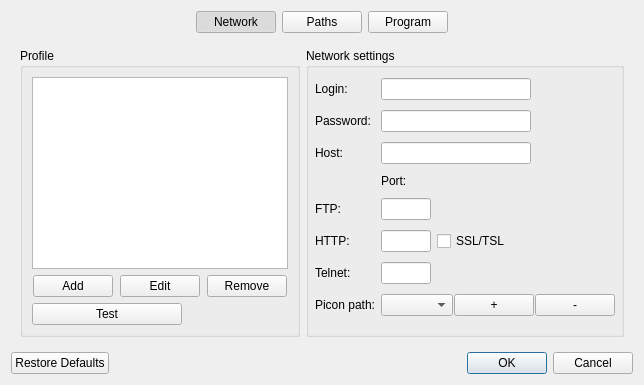
<?xml version="1.0" encoding="UTF-8"?>
<ui version="4.0">
 <class>SettingsDialog</class>
 <widget class="QDialog" name="SettingsDialog">
  <property name="windowModality">
   <enum>Qt::ApplicationModal</enum>
  </property>
  <property name="geometry">
   <rect>
    <x>0</x>
    <y>0</y>
    <width>700</width>
    <height>450</height>
   </rect>
  </property>
  <property name="minimumSize">
   <size>
    <width>675</width>
    <height>0</height>
   </size>
  </property>
  <property name="windowTitle">
   <string>Settings</string>
  </property>
  <layout class="QGridLayout" name="gridLayout">
   <property name="sizeConstraint">
    <enum>QLayout::SetFixedSize</enum>
   </property>
   <item row="0" column="0">
    <layout class="QVBoxLayout" name="main_layout">
     <property name="sizeConstraint">
      <enum>QLayout::SetDefaultConstraint</enum>
     </property>
     <item>
      <layout class="QHBoxLayout" name="header_layout">
       <item>
        <spacer name="left_spacer">
         <property name="orientation">
          <enum>Qt::Horizontal</enum>
         </property>
         <property name="sizeHint" stdset="0">
          <size>
           <width>40</width>
           <height>20</height>
          </size>
         </property>
        </spacer>
       </item>
       <item>
        <widget class="QPushButton" name="network_tool_button">
         <property name="sizePolicy">
          <sizepolicy hsizetype="Fixed" vsizetype="Fixed">
           <horstretch>0</horstretch>
           <verstretch>0</verstretch>
          </sizepolicy>
         </property>
         <property name="minimumSize">
          <size>
           <width>75</width>
           <height>0</height>
          </size>
         </property>
         <property name="focusPolicy">
          <enum>Qt::NoFocus</enum>
         </property>
         <property name="text">
          <string>Network</string>
         </property>
         <property name="checkable">
          <bool>true</bool>
         </property>
         <property name="checked">
          <bool>true</bool>
         </property>
         <property name="autoExclusive">
          <bool>true</bool>
         </property>
        </widget>
       </item>
       <item>
        <widget class="QPushButton" name="paths_tool_button">
         <property name="minimumSize">
          <size>
           <width>75</width>
           <height>0</height>
          </size>
         </property>
         <property name="focusPolicy">
          <enum>Qt::NoFocus</enum>
         </property>
         <property name="text">
          <string>Paths</string>
         </property>
         <property name="checkable">
          <bool>true</bool>
         </property>
         <property name="checked">
          <bool>false</bool>
         </property>
         <property name="autoExclusive">
          <bool>true</bool>
         </property>
        </widget>
       </item>
       <item>
        <widget class="QPushButton" name="program_tool_button">
         <property name="minimumSize">
          <size>
           <width>75</width>
           <height>0</height>
          </size>
         </property>
         <property name="focusPolicy">
          <enum>Qt::NoFocus</enum>
         </property>
         <property name="text">
          <string>Program</string>
         </property>
         <property name="checkable">
          <bool>true</bool>
         </property>
         <property name="autoExclusive">
          <bool>true</bool>
         </property>
        </widget>
       </item>
       <item>
        <spacer name="right_spacer">
         <property name="orientation">
          <enum>Qt::Horizontal</enum>
         </property>
         <property name="sizeHint" stdset="0">
          <size>
           <width>40</width>
           <height>20</height>
          </size>
         </property>
        </spacer>
       </item>
      </layout>
     </item>
     <item>
      <widget class="QStackedWidget" name="stacked_widget">
       <property name="frameShape">
        <enum>QFrame::NoFrame</enum>
       </property>
       <property name="currentIndex">
        <number>0</number>
       </property>
       <widget class="QWidget" name="network_page">
        <layout class="QGridLayout" name="gridLayout_2">
         <item row="0" column="0">
          <widget class="QGroupBox" name="profile_group_box">
           <property name="title">
            <string>Profile</string>
           </property>
           <layout class="QVBoxLayout" name="verticalLayout_2">
            <item>
             <widget class="QListView" name="profile_view">
              <property name="sizePolicy">
               <sizepolicy hsizetype="Fixed" vsizetype="Fixed">
                <horstretch>0</horstretch>
                <verstretch>0</verstretch>
               </sizepolicy>
              </property>
             </widget>
            </item>
            <item>
             <layout class="QHBoxLayout" name="profile_buttons_layout">
              <item>
               <widget class="QPushButton" name="profile_add_button">
                <property name="sizePolicy">
                 <sizepolicy hsizetype="Fixed" vsizetype="Fixed">
                  <horstretch>0</horstretch>
                  <verstretch>0</verstretch>
                 </sizepolicy>
                </property>
                <property name="text">
                 <string>Add</string>
                </property>
                <property name="icon">
                 <iconset theme="list-add">
                  <normaloff>.</normaloff>.</iconset>
                </property>
                <property name="iconSize">
                 <size>
                  <width>16</width>
                  <height>16</height>
                 </size>
                </property>
                <property name="shortcut">
                 <string>Ins</string>
                </property>
               </widget>
              </item>
              <item>
               <widget class="QPushButton" name="profile_edit_button">
                <property name="sizePolicy">
                 <sizepolicy hsizetype="Fixed" vsizetype="Fixed">
                  <horstretch>0</horstretch>
                  <verstretch>0</verstretch>
                 </sizepolicy>
                </property>
                <property name="text">
                 <string>Edit</string>
                </property>
                <property name="icon">
                 <iconset theme="document-edit">
                  <normaloff>.</normaloff>.</iconset>
                </property>
                <property name="iconSize">
                 <size>
                  <width>16</width>
                  <height>16</height>
                 </size>
                </property>
               </widget>
              </item>
              <item>
               <widget class="QPushButton" name="profile_remove_button">
                <property name="sizePolicy">
                 <sizepolicy hsizetype="Fixed" vsizetype="Fixed">
                  <horstretch>0</horstretch>
                  <verstretch>0</verstretch>
                 </sizepolicy>
                </property>
                <property name="text">
                 <string>Remove</string>
                </property>
                <property name="icon">
                 <iconset theme="list-remove">
                  <normaloff>.</normaloff>.</iconset>
                </property>
                <property name="iconSize">
                 <size>
                  <width>16</width>
                  <height>16</height>
                 </size>
                </property>
                <property name="shortcut">
                 <string>Del</string>
                </property>
               </widget>
              </item>
             </layout>
            </item>
            <item>
             <widget class="QPushButton" name="test_button">
              <property name="maximumSize">
               <size>
                <width>150</width>
                <height>16777215</height>
               </size>
              </property>
              <property name="text">
               <string>Test</string>
              </property>
             </widget>
            </item>
           </layout>
          </widget>
         </item>
         <item row="0" column="1">
          <widget class="QGroupBox" name="network_group_box">
           <property name="title">
            <string>Network settings</string>
           </property>
           <layout class="QGridLayout" name="network_settings_grid">
            <property name="leftMargin">
             <number>6</number>
            </property>
            <property name="topMargin">
             <number>6</number>
            </property>
            <property name="rightMargin">
             <number>6</number>
            </property>
            <property name="bottomMargin">
             <number>6</number>
            </property>
            <item row="3" column="1">
             <widget class="QLabel" name="port_label">
              <property name="sizePolicy">
               <sizepolicy hsizetype="Fixed" vsizetype="Fixed">
                <horstretch>0</horstretch>
                <verstretch>0</verstretch>
               </sizepolicy>
              </property>
              <property name="text">
               <string>Port:</string>
              </property>
             </widget>
            </item>
            <item row="4" column="1">
             <widget class="QLineEdit" name="ftp_port_edit">
              <property name="sizePolicy">
               <sizepolicy hsizetype="Fixed" vsizetype="Fixed">
                <horstretch>0</horstretch>
                <verstretch>0</verstretch>
               </sizepolicy>
              </property>
              <property name="maximumSize">
               <size>
                <width>50</width>
                <height>16777215</height>
               </size>
              </property>
              <property name="alignment">
               <set>Qt::AlignRight|Qt::AlignTrailing|Qt::AlignVCenter</set>
              </property>
             </widget>
            </item>
            <item row="5" column="0">
             <widget class="QLabel" name="http_label">
              <property name="sizePolicy">
               <sizepolicy hsizetype="Preferred" vsizetype="Fixed">
                <horstretch>0</horstretch>
                <verstretch>0</verstretch>
               </sizepolicy>
              </property>
              <property name="text">
               <string>HTTP:</string>
              </property>
             </widget>
            </item>
            <item row="1" column="1">
             <widget class="QLineEdit" name="password_edit">
              <property name="maximumSize">
               <size>
                <width>150</width>
                <height>16777215</height>
               </size>
              </property>
              <property name="echoMode">
               <enum>QLineEdit::Password</enum>
              </property>
             </widget>
            </item>
            <item row="7" column="1">
             <layout class="QHBoxLayout" name="picn_path_layout">
              <property name="spacing">
               <number>1</number>
              </property>
              <item>
               <widget class="QComboBox" name="picon_path_box">
                <property name="sizePolicy">
                 <sizepolicy hsizetype="Preferred" vsizetype="Preferred">
                  <horstretch>0</horstretch>
                  <verstretch>0</verstretch>
                 </sizepolicy>
                </property>
                <property name="maximumSize">
                 <size>
                  <width>150</width>
                  <height>16777215</height>
                 </size>
                </property>
               </widget>
              </item>
              <item>
               <widget class="QPushButton" name="add_picon_path_button">
                <property name="sizePolicy">
                 <sizepolicy hsizetype="Preferred" vsizetype="Fixed">
                  <horstretch>0</horstretch>
                  <verstretch>0</verstretch>
                 </sizepolicy>
                </property>
                <property name="minimumSize">
                 <size>
                  <width>32</width>
                  <height>0</height>
                 </size>
                </property>
                <property name="text">
                 <string>+</string>
                </property>
                <property name="icon">
                 <iconset theme="list-add">
                  <normaloff>.</normaloff>.</iconset>
                </property>
                <property name="iconSize">
                 <size>
                  <width>16</width>
                  <height>16</height>
                 </size>
                </property>
               </widget>
              </item>
              <item>
               <widget class="QPushButton" name="remove_picon_path_button">
                <property name="sizePolicy">
                 <sizepolicy hsizetype="Preferred" vsizetype="Fixed">
                  <horstretch>0</horstretch>
                  <verstretch>0</verstretch>
                 </sizepolicy>
                </property>
                <property name="minimumSize">
                 <size>
                  <width>32</width>
                  <height>0</height>
                 </size>
                </property>
                <property name="text">
                 <string>-</string>
                </property>
                <property name="icon">
                 <iconset theme="list-remove">
                  <normaloff>.</normaloff>.</iconset>
                </property>
                <property name="iconSize">
                 <size>
                  <width>16</width>
                  <height>16</height>
                 </size>
                </property>
               </widget>
              </item>
             </layout>
            </item>
            <item row="1" column="0">
             <widget class="QLabel" name="password_label">
              <property name="text">
               <string>Password:</string>
              </property>
             </widget>
            </item>
            <item row="0" column="1">
             <widget class="QLineEdit" name="login_edit">
              <property name="maximumSize">
               <size>
                <width>150</width>
                <height>16777215</height>
               </size>
              </property>
             </widget>
            </item>
            <item row="4" column="0">
             <widget class="QLabel" name="ftp_label">
              <property name="text">
               <string>FTP:</string>
              </property>
             </widget>
            </item>
            <item row="6" column="1">
             <widget class="QLineEdit" name="telnet_port_edit">
              <property name="sizePolicy">
               <sizepolicy hsizetype="Fixed" vsizetype="Fixed">
                <horstretch>0</horstretch>
                <verstretch>0</verstretch>
               </sizepolicy>
              </property>
              <property name="maximumSize">
               <size>
                <width>50</width>
                <height>16777215</height>
               </size>
              </property>
              <property name="alignment">
               <set>Qt::AlignRight|Qt::AlignTrailing|Qt::AlignVCenter</set>
              </property>
             </widget>
            </item>
            <item row="5" column="1">
             <layout class="QHBoxLayout" name="http_port_layout">
              <property name="sizeConstraint">
               <enum>QLayout::SetDefaultConstraint</enum>
              </property>
              <item>
               <widget class="QLineEdit" name="http_port_edit">
                <property name="sizePolicy">
                 <sizepolicy hsizetype="Fixed" vsizetype="Fixed">
                  <horstretch>0</horstretch>
                  <verstretch>0</verstretch>
                 </sizepolicy>
                </property>
                <property name="minimumSize">
                 <size>
                  <width>50</width>
                  <height>0</height>
                 </size>
                </property>
                <property name="maximumSize">
                 <size>
                  <width>50</width>
                  <height>16777215</height>
                 </size>
                </property>
                <property name="alignment">
                 <set>Qt::AlignRight|Qt::AlignTrailing|Qt::AlignVCenter</set>
                </property>
               </widget>
              </item>
              <item>
               <widget class="QCheckBox" name="http_ssl_check_box">
                <property name="sizePolicy">
                 <sizepolicy hsizetype="Preferred" vsizetype="Fixed">
                  <horstretch>0</horstretch>
                  <verstretch>0</verstretch>
                 </sizepolicy>
                </property>
                <property name="text">
                 <string>SSL/TSL</string>
                </property>
               </widget>
              </item>
             </layout>
            </item>
            <item row="6" column="0">
             <widget class="QLabel" name="telnet_label">
              <property name="text">
               <string>Telnet:</string>
              </property>
             </widget>
            </item>
            <item row="2" column="0">
             <widget class="QLabel" name="host_label">
              <property name="text">
               <string>Host:</string>
              </property>
             </widget>
            </item>
            <item row="7" column="0">
             <widget class="QLabel" name="profile_picn_path_label">
              <property name="sizePolicy">
               <sizepolicy hsizetype="Preferred" vsizetype="Fixed">
                <horstretch>0</horstretch>
                <verstretch>0</verstretch>
               </sizepolicy>
              </property>
              <property name="text">
               <string>Picon path:</string>
              </property>
             </widget>
            </item>
            <item row="0" column="0">
             <widget class="QLabel" name="login_label">
              <property name="text">
               <string>Login:</string>
              </property>
             </widget>
            </item>
            <item row="2" column="1">
             <widget class="QLineEdit" name="host_edit">
              <property name="maximumSize">
               <size>
                <width>150</width>
                <height>16777215</height>
               </size>
              </property>
             </widget>
            </item>
           </layout>
          </widget>
         </item>
        </layout>
       </widget>
       <widget class="QWidget" name="paths_page">
        <layout class="QGridLayout" name="gridLayout_3">
         <item row="0" column="1">
          <widget class="QGroupBox" name="local_file_paths_box">
           <property name="sizePolicy">
            <sizepolicy hsizetype="Fixed" vsizetype="Preferred">
             <horstretch>0</horstretch>
             <verstretch>0</verstretch>
            </sizepolicy>
           </property>
           <property name="minimumSize">
            <size>
             <width>460</width>
             <height>0</height>
            </size>
           </property>
           <property name="baseSize">
            <size>
             <width>0</width>
             <height>0</height>
            </size>
           </property>
           <property name="title">
            <string>Local file paths</string>
           </property>
           <layout class="QFormLayout" name="paths_layout">
            <item row="0" column="0">
             <widget class="QLabel" name="data_path_label">
              <property name="text">
               <string>Data path:</string>
              </property>
             </widget>
            </item>
            <item row="6" column="0">
             <widget class="QLabel" name="backup_path_label">
              <property name="text">
               <string>Backup path:</string>
              </property>
             </widget>
            </item>
            <item row="0" column="1">
             <layout class="QHBoxLayout" name="data_path_layout">
              <property name="spacing">
               <number>2</number>
              </property>
              <item>
               <widget class="QLineEdit" name="data_path_edit">
                <property name="minimumSize">
                 <size>
                  <width>250</width>
                  <height>0</height>
                 </size>
                </property>
                <property name="text">
                 <string notr="true"/>
                </property>
                <property name="readOnly">
                 <bool>true</bool>
                </property>
               </widget>
              </item>
              <item>
               <widget class="QPushButton" name="browse_data_path_button">
                <property name="text">
                 <string>Choose...</string>
                </property>
                <property name="icon">
                 <iconset theme="folder-open">
                  <normaloff>.</normaloff>.</iconset>
                </property>
                <property name="iconSize">
                 <size>
                  <width>16</width>
                  <height>16</height>
                 </size>
                </property>
               </widget>
              </item>
             </layout>
            </item>
            <item row="6" column="1">
             <layout class="QHBoxLayout" name="backup_path_layout">
              <property name="spacing">
               <number>2</number>
              </property>
              <item>
               <widget class="QLineEdit" name="backup_path_edit">
                <property name="minimumSize">
                 <size>
                  <width>250</width>
                  <height>0</height>
                 </size>
                </property>
                <property name="readOnly">
                 <bool>true</bool>
                </property>
               </widget>
              </item>
              <item>
               <widget class="QPushButton" name="browse_backup_path_button">
                <property name="text">
                 <string>Choose...</string>
                </property>
                <property name="icon">
                 <iconset theme="folder-open">
                  <normaloff>.</normaloff>.</iconset>
                </property>
                <property name="iconSize">
                 <size>
                  <width>16</width>
                  <height>16</height>
                 </size>
                </property>
               </widget>
              </item>
             </layout>
            </item>
            <item row="3" column="0">
             <widget class="QLabel" name="picon_path_label">
              <property name="text">
               <string>Picons path:</string>
              </property>
             </widget>
            </item>
            <item row="3" column="1">
             <layout class="QHBoxLayout" name="picon_path_layout">
              <property name="spacing">
               <number>2</number>
              </property>
              <item>
               <widget class="QLineEdit" name="picon_path_edit">
                <property name="minimumSize">
                 <size>
                  <width>250</width>
                  <height>0</height>
                 </size>
                </property>
                <property name="readOnly">
                 <bool>true</bool>
                </property>
               </widget>
              </item>
              <item>
               <widget class="QPushButton" name="browse_picon_path_button">
                <property name="text">
                 <string>Choose...</string>
                </property>
                <property name="icon">
                 <iconset theme="folder-open">
                  <normaloff>.</normaloff>.</iconset>
                </property>
                <property name="iconSize">
                 <size>
                  <width>16</width>
                  <height>16</height>
                 </size>
                </property>
               </widget>
              </item>
             </layout>
            </item>
           </layout>
          </widget>
         </item>
        </layout>
       </widget>
       <widget class="QWidget" name="program_page">
        <layout class="QGridLayout" name="gridLayout_4">
         <item row="2" column="0">
          <widget class="QGroupBox" name="program_streams_box">
           <property name="sizePolicy">
            <sizepolicy hsizetype="Fixed" vsizetype="Preferred">
             <horstretch>0</horstretch>
             <verstretch>0</verstretch>
            </sizepolicy>
           </property>
           <property name="minimumSize">
            <size>
             <width>460</width>
             <height>0</height>
            </size>
           </property>
           <property name="title">
            <string>Streams</string>
           </property>
           <layout class="QFormLayout" name="streams_layout">
            <property name="leftMargin">
             <number>9</number>
            </property>
            <property name="topMargin">
             <number>9</number>
            </property>
            <property name="rightMargin">
             <number>9</number>
            </property>
            <property name="bottomMargin">
             <number>9</number>
            </property>
            <item row="0" column="0">
             <widget class="QLabel" name="streams_double_click_label">
              <property name="text">
               <string>Double click on the service in the bouquet list:</string>
              </property>
             </widget>
            </item>
            <item row="1" column="0">
             <widget class="QLabel" name="stream_lib_label">
              <property name="text">
               <string>Use to play streams:</string>
              </property>
             </widget>
            </item>
            <item row="1" column="1">
             <layout class="QHBoxLayout" name="stream_lib_layout">
              <item>
               <spacer name="horizontalSpacer_2">
                <property name="orientation">
                 <enum>Qt::Horizontal</enum>
                </property>
                <property name="sizeHint" stdset="0">
                 <size>
                  <width>40</width>
                  <height>20</height>
                 </size>
                </property>
               </spacer>
              </item>
              <item>
               <widget class="QComboBox" name="stream_lib_combo_box">
                <property name="sizePolicy">
                 <sizepolicy hsizetype="Fixed" vsizetype="Preferred">
                  <horstretch>0</horstretch>
                  <verstretch>0</verstretch>
                 </sizepolicy>
                </property>
                <property name="minimumSize">
                 <size>
                  <width>120</width>
                  <height>0</height>
                 </size>
                </property>
               </widget>
              </item>
             </layout>
            </item>
            <item row="0" column="1">
             <layout class="QHBoxLayout" name="play_streams_layout_2">
              <item>
               <spacer name="horizontalSpacer">
                <property name="orientation">
                 <enum>Qt::Horizontal</enum>
                </property>
                <property name="sizeHint" stdset="0">
                 <size>
                  <width>40</width>
                  <height>20</height>
                 </size>
                </property>
               </spacer>
              </item>
              <item>
               <widget class="QComboBox" name="play_streams_mode_combo_box">
                <property name="sizePolicy">
                 <sizepolicy hsizetype="Fixed" vsizetype="Preferred">
                  <horstretch>0</horstretch>
                  <verstretch>0</verstretch>
                 </sizepolicy>
                </property>
                <property name="minimumSize">
                 <size>
                  <width>120</width>
                  <height>0</height>
                 </size>
                </property>
               </widget>
              </item>
             </layout>
            </item>
           </layout>
          </widget>
         </item>
         <item row="1" column="0">
          <widget class="QGroupBox" name="program_backup_box">
           <property name="title">
            <string>Backups</string>
           </property>
           <layout class="QFormLayout" name="backups_layout">
            <property name="leftMargin">
             <number>9</number>
            </property>
            <property name="topMargin">
             <number>9</number>
            </property>
            <property name="rightMargin">
             <number>9</number>
            </property>
            <property name="bottomMargin">
             <number>9</number>
            </property>
            <item row="0" column="0">
             <widget class="QLabel" name="backup_before_saving_label">
              <property name="text">
               <string>Before saving</string>
              </property>
             </widget>
            </item>
            <item row="1" column="0">
             <widget class="QLabel" name="backup_before_download_label">
              <property name="text">
               <string>Before downloading from the receiver</string>
              </property>
             </widget>
            </item>
            <item row="0" column="1">
             <widget class="QCheckBox" name="backup_befor_save_check_box">
              <property name="layoutDirection">
               <enum>Qt::RightToLeft</enum>
              </property>
              <property name="text">
               <string notr="true"/>
              </property>
              <property name="shortcut">
               <string notr="true"/>
              </property>
             </widget>
            </item>
            <item row="1" column="1">
             <widget class="QCheckBox" name="backup_befor_download_check_box">
              <property name="layoutDirection">
               <enum>Qt::RightToLeft</enum>
              </property>
              <property name="text">
               <string notr="true"/>
              </property>
              <property name="shortcut">
               <string notr="true"/>
              </property>
             </widget>
            </item>
           </layout>
          </widget>
         </item>
         <item row="0" column="0">
          <widget class="QGroupBox" name="program_lists_box">
           <property name="title">
            <string>Lists </string>
           </property>
           <layout class="QFormLayout" name="lists_layout">
            <property name="leftMargin">
             <number>9</number>
            </property>
            <property name="topMargin">
             <number>9</number>
            </property>
            <property name="rightMargin">
             <number>9</number>
            </property>
            <property name="bottomMargin">
             <number>0</number>
            </property>
            <item row="0" column="1">
             <widget class="QCheckBox" name="load_last_config_check_box">
              <property name="layoutDirection">
               <enum>Qt::RightToLeft</enum>
              </property>
              <property name="text">
               <string notr="true"/>
              </property>
              <property name="shortcut">
               <string notr="true"/>
              </property>
             </widget>
            </item>
            <item row="0" column="0">
             <widget class="QLabel" name="load_last_config_label">
              <property name="text">
               <string>Load the last open configuration at program startup</string>
              </property>
             </widget>
            </item>
            <item row="2" column="1">
             <widget class="QCheckBox" name="show_fav_hints_check_box">
              <property name="layoutDirection">
               <enum>Qt::RightToLeft</enum>
              </property>
              <property name="text">
               <string notr="true"/>
              </property>
              <property name="shortcut">
               <string notr="true"/>
              </property>
             </widget>
            </item>
            <item row="2" column="0">
             <widget class="QLabel" name="fav_hints_label">
              <property name="text">
               <string>Show detailed info as hints in the favorites list</string>
              </property>
             </widget>
            </item>
            <item row="1" column="0">
             <widget class="QLabel" name="services_hints_label">
              <property name="text">
               <string>Show short info as hints in the main services list</string>
              </property>
             </widget>
            </item>
            <item row="1" column="1">
             <widget class="QCheckBox" name="show_services_hints_check_box">
              <property name="layoutDirection">
               <enum>Qt::RightToLeft</enum>
              </property>
              <property name="text">
               <string notr="true"/>
              </property>
              <property name="shortcut">
               <string notr="true"/>
              </property>
             </widget>
            </item>
           </layout>
          </widget>
         </item>
        </layout>
       </widget>
      </widget>
     </item>
    </layout>
   </item>
   <item row="1" column="0">
    <widget class="QDialogButtonBox" name="action_button_box">
     <property name="orientation">
      <enum>Qt::Horizontal</enum>
     </property>
     <property name="standardButtons">
      <set>QDialogButtonBox::Cancel|QDialogButtonBox::Ok|QDialogButtonBox::RestoreDefaults</set>
     </property>
    </widget>
   </item>
  </layout>
 </widget>
 <resources/>
 <connections/>
</ui>
